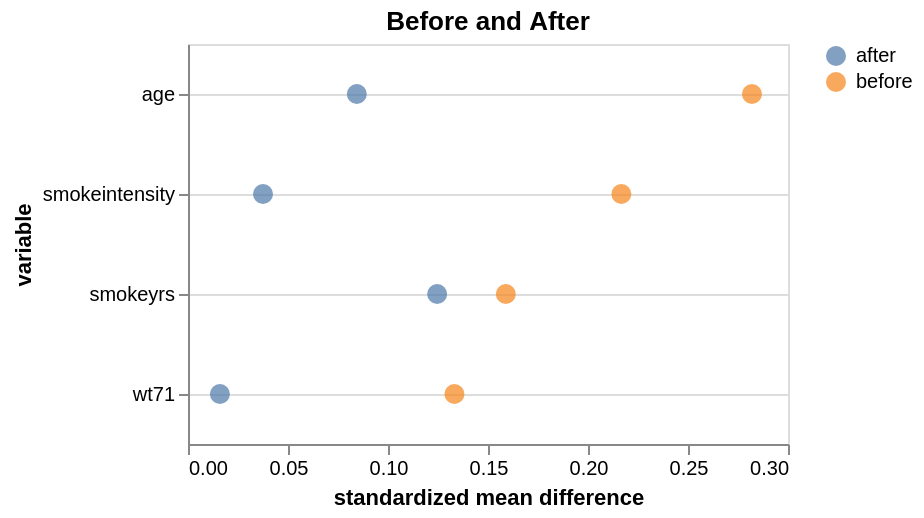

This figure's notebook cell:
### Code cell
chart = alt.Chart(beforeAfter).mark_circle(size=100).encode(
                x='standardized mean difference',
                y=alt.Y('variable:N', axis=alt.Axis(grid=True)),
                color=alt.Color('before_after:N', legend=alt.Legend(title=None))
            ).properties(
                title='Before and After',
                height=200
            )\
            .configure_axis(grid=False)

chart

### Figure 1 — Vega-Lite specification as saved in the notebook (floating-point values rounded to 4 significant figures)
{"config": {"view": {"continuousWidth": 300, "continuousHeight": 300}, "axis": {"grid": false}}, "data": {"name": "data-bce92372234dc9288df59722134a4395"}, "mark": {"type": "circle", "size": 100}, "encoding": {"color": {"field": "before_after", "legend": {"title": null}, "type": "nominal"}, "x": {"field": "standardized mean difference", "type": "quantitative"}, "y": {"axis": {"grid": true}, "field": "variable", "type": "nominal"}}, "height": 200, "title": "Before and After", "$schema": "https://vega.github.io/schema/vega-lite/v5.20.1.json", "datasets": {"data-bce92372234dc9288df59722134a4395": [{"variable": "age", "treated mean": 46.17, "control mean": 42.79, "standardized mean difference": 0.282, "before_after": "before"}, {"variable": "smokeintensity", "treated mean": 18.6, "control mean": 21.19, "standardized mean difference": 0.2167, "before_after": "before"}, {"variable": "smokeyrs", "treated mean": 26.03, "control mean": 24.09, "standardized mean difference": 0.1589, "before_after": "before"}, {"variable": "wt71", "treated mean": 72.35, "control mean": 70.3, "standardized mean difference": 0.1332, "before_after": "before"}, {"variable": "age", "treated mean": 46.17, "control mean": 45.14, "standardized mean difference": 0.0844, "before_after": "after"}, {"variable": "smokeintensity", "treated mean": 18.6, "control mean": 18.18, "standardized mean difference": 0.0375, "before_after": "after"}, {"variable": "smokeyrs", "treated mean": 26.03, "control mean": 24.48, "standardized mean difference": 0.1246, "before_after": "after"}, {"variable": "wt71", "treated mean": 72.35, "control mean": 72.6, "standardized mean difference": 0.01596, "before_after": "after"}]}}
